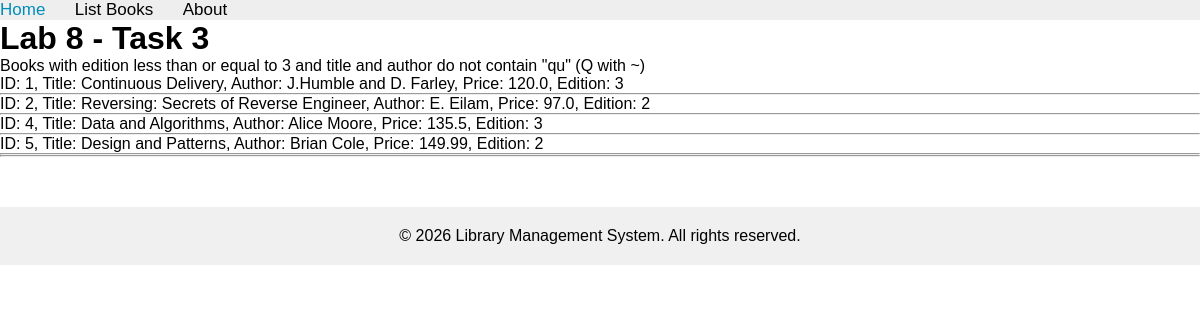
The app's page /books/lab8/task3, older data.
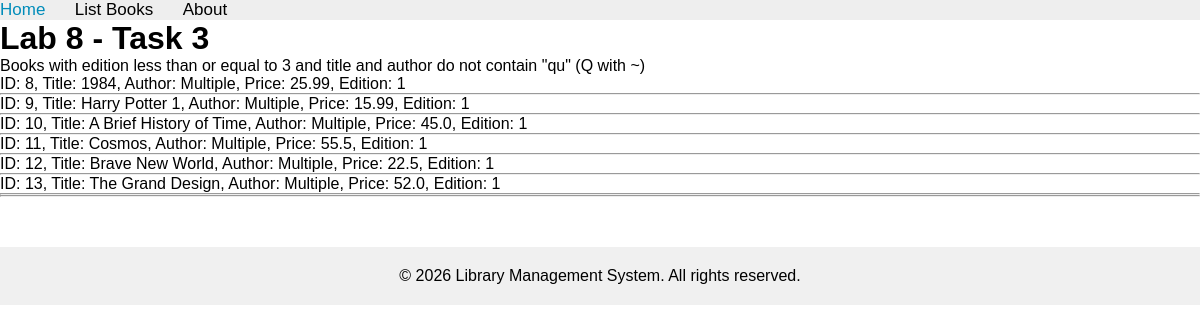
The same page, newer data.
### apps/bookmodule/models.py (models this page shows, shortened)
class Book(models.Model):
    title = models.CharField(max_length=100)
    price = models.FloatField(default=0.0)
    quantity = models.IntegerField(default=1)
    pubdate = models.DateTimeField()
    rating = models.SmallIntegerField(default=1)
    publisher = models.ForeignKey(Publisher, null=True, blank=True, on_delete=models.SET_NULL, related_name='books')
    authors = models.ManyToManyField(Author, related_name='books')
    author = models.CharField(max_length=50, default='Unknown')
    edition = models.SmallIntegerField(default=1)

### apps/bookmodule/views.py (the view)
# urls.py: path('lab8/task3', views.lab8_task3, name="books.lab8_task3"),
def lab8_task3(request):
    contains_qu = Q(title__icontains='qu') | Q(author__icontains='qu')
    books = Book.objects.filter(Q(edition__lte=3) & ~contains_qu)
    return render(request, 'bookmodule/lab8_task3.html', {'books': books})

### apps/templates/bookmodule/lab8_task3.html (shortened to what this page needs)
{% extends "layouts/base.html" %}
{% block content %}
<h1>Lab 8 - Task 3</h1>
<p>Books with edition less than or equal to 3 and title and author do not contain "qu" (Q with ~)</p>
{% if books %}
    {% for book in books %}
        ID: {{ book.id }}, Title: {{ book.title }}, Author: {{ book.author }}, Price: {{ book.price }}, Edition: {{ book.edition }}
        <hr>
    {% endfor %}
{% else %}
    <p>No books found.</p>
{% endif %}
{% endblock content %}

Row changes from the older to the newer data that the page shows:
removed Book: id "1", title "Continuous Delivery", author "J.Humble and D. Farley", price "120.0", edition "3"
removed Book: id "2", title "Reversing: Secrets of Reverse Engineer", author "E. Eilam", price "97.0", edition "2"
removed Book: id "4", title "Data and Algorithms", author "Alice Moore", price "135.5", edition "3"
removed Book: id "5", title "Design and Patterns", author "Brian Cole", price "149.99", edition "2"
added Book: id "8", title "1984", author "Multiple", price "25.99", edition "1"
added Book: id "9", title "Harry Potter 1", author "Multiple", price "15.99", edition "1"
added Book: id "10", title "A Brief History of Time", author "Multiple", price "45.0", edition "1"
added Book: id "11", title "Cosmos", author "Multiple", price "55.5", edition "1"
added Book: id "12", title "Brave New World", author "Multiple", price "22.5", edition "1"
added Book: id "13", title "The Grand Design", author "Multiple", price "52.0", edition "1"
